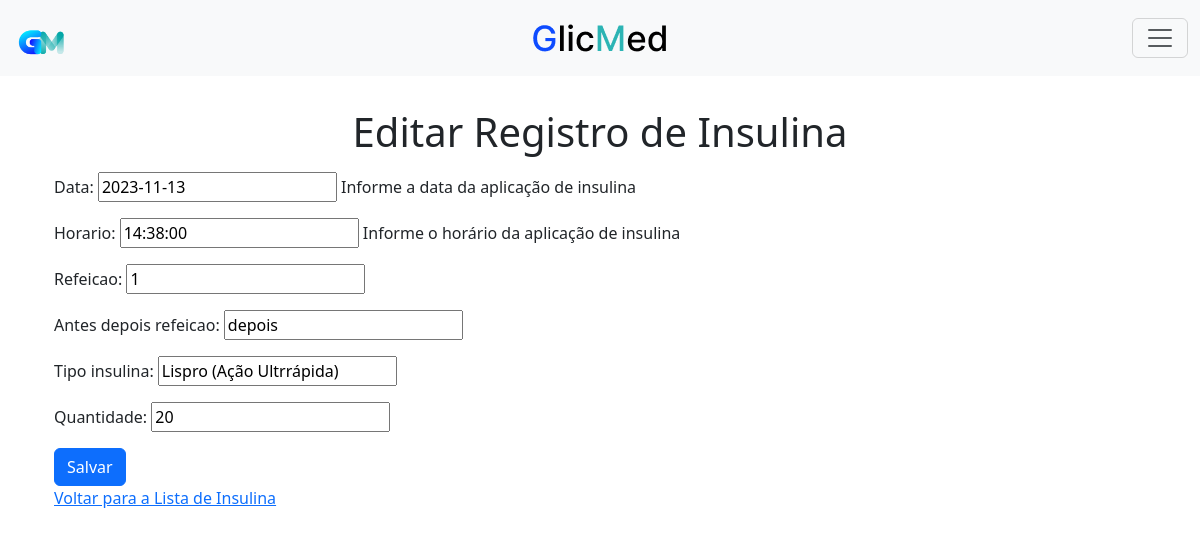
Screenshot of /editar_insulina/20/ (signed in) with the database file from the repository.
### tasks/models.py (models this page shows, shortened)
class Insulina(models.Model):
    user = models.ForeignKey(User, on_delete=models.CASCADE)
    data = models.DateField()
    horario = models.TimeField()
    refeicao = models.CharField(max_length=20)
    antes_depois_refeicao = models.CharField(max_length=20)
    tipo_insulina = models.CharField(max_length=50)
    quantidade = models.IntegerField()

### tasks/views.py (the view)
# urls.py: path('editar_insulina/<int:insulina_id>/', views.editar_insulina, name='editar_insulina'),
@login_required
def editar_insulina(request, insulina_id):
    insulina = get_object_or_404(Insulina, pk=insulina_id)
    if request.method == 'POST':
        form = InsulinaForm(request.POST, instance=insulina)
        if form.is_valid():
            form.save()
            return redirect('insulina_list')
    else:
        form = InsulinaForm(instance=insulina)
    return render(request, 'editar_insulina.html', {'form': form})

### tasks/forms.py
class InsulinaForm(forms.ModelForm):
    class Meta:
        model = Insulina
        fields = ['data', 'horario', 'refeicao', 'antes_depois_refeicao', 'tipo_insulina', 'quantidade']
        help_texts = {
            'data': 'Informe a data da aplicação de insulina',
            'horario': 'Informe o horário da aplicação de insulina',
        }

### tasks/templates/editar_insulina.html (shortened to what this page needs)
{% extends 'menu.html' %}
{% block content %}
  <main class="container mt-5">
    <h1 class="text-center">Editar Registro de Insulina</h1>
    <form method="post" class="mt-3">
      {{ form.as_p }}
      <button type="submit" class="btn btn-primary">Salvar</button>
    </form>
    <a href="{% url 'insulina_list' %}">Voltar para a Lista de Insulina</a>
  </main>
{% endblock %}

### tasks/templates/menu.html (style rules this page uses)
body { padding-top: 60px; padding-bottom: 60px; }

### rows the page displays
Insulina: data "2023-11-13", horario "14:38:00", refeicao "1", antes_depois_refeicao "depois", tipo_insulina "Lispro (Ação Ultrrápida)", quantidade "20"
